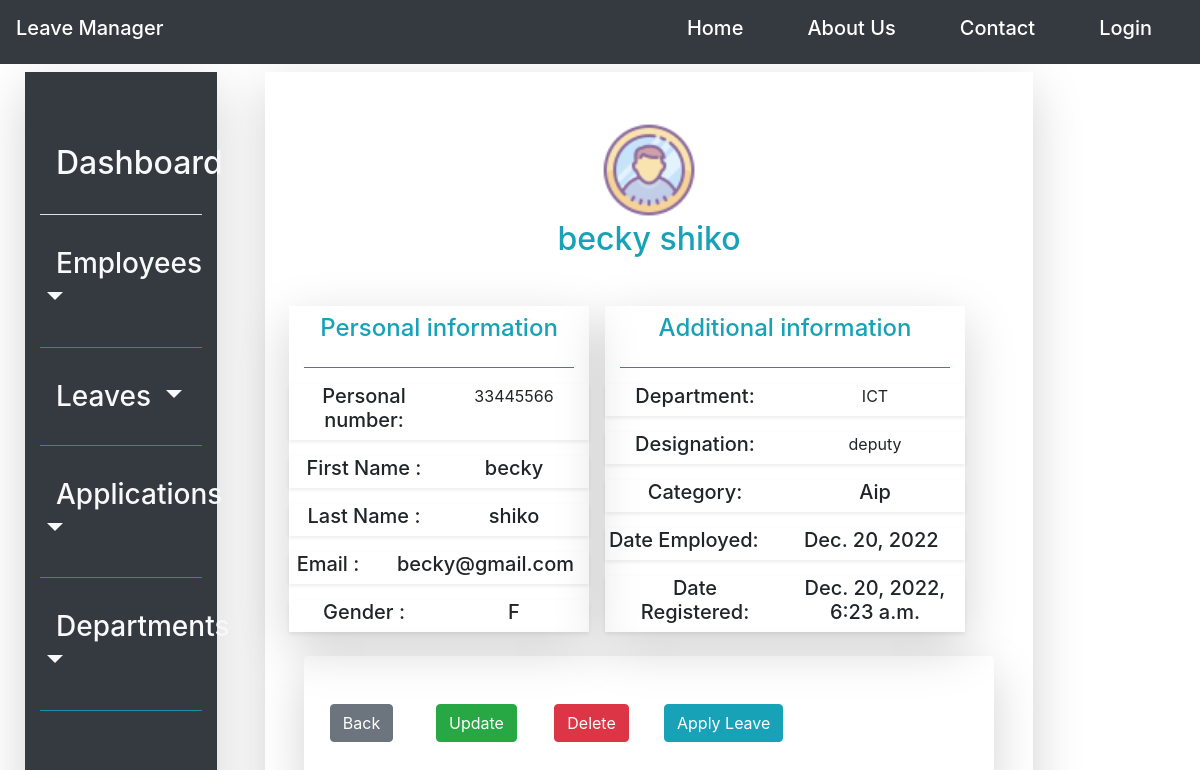
Page /employee/detail/33445566 on the committed database.
### leave_management_app/models.py (models this page shows, shortened)
class Employee(models.Model):
    user = models.ForeignKey(User, null=True, on_delete=models.SET_NULL)
    emp_personal_no = models.CharField(max_length=20, primary_key=True)
    employee_firstname = models.CharField(max_length=20)
    employee_lastname = models.CharField(max_length=20)
    employee_email = models.EmailField()
    employee_department_id = models.ForeignKey(Department, on_delete=models.CASCADE, null=True)
    employee_designation = models.CharField(max_length=6)
    employee_gender = models.CharField(choices=gender, max_length=6)
    employee_category = models.CharField(choices=employee_category_list, max_length=10)
    date_created = models.DateTimeField(default=timezone.now)
    date_employed = models.DateField(default=timezone.now)
    is_active = models.BooleanField(default=True)

class Department(models.Model):
    department_name = models.CharField(max_length=100)
    branch_id = models.ForeignKey(Organisation_branch, on_delete=models.CASCADE)
    def __str__(self):
        return self.department_name

### leave_management_app/views.py (the view)
# urls.py: path('employee/detail/<int:pk>', EmployeeDetailView.as_view(), name='employee_detail'),
class EmployeeDetailView(DetailView):
    model = Employee

### leave_management_app/templates/leave_management_app/employee_detail.html (shortened to what this page needs)
{%extends 'leave_management_app/base.html'%}
{%load static%}
{%block content%}
<div class="row p-4" style="height: 95vh; width: 100%; background-color: white; background-attachment: fixed;">
    {%block navbar%}
        {%include 'navigation/sidenav.html'%}
    {%endblock navbar%}
  <div class="col-lg-8 mt-3 ml-5 shadow-lg">
    <div class="py-5 text-center user-profile-image">
        <img src="{%static 'icons/user_icon.png'%}" alt="image"> <br>
        <label class="h2 text-info">{{object.employee_firstname}}  {{object.employee_lastname}} </label>
        <div class="row mt-3 p-4" >
            <div class="col-md-5 shadow-lg">
                <label class="text-center text-info h4 mt-2">Personal information</label>
                <hr class="bg-info">
                <div class="row mt-3 shadow-sm">
                    <div class="col h5">Personal number:</div>
                    <div class="col">{{object.emp_personal_no}}</div>
                </div>
                <div class="row mt-3 pl-0 shadow-sm">
                    <div class="col h5">First Name  :</div>
                    <div class="col h5">{{object.employee_firstname}}</div>
                </div>
                <div class="row mt-3 shadow-sm">
                    <div class="col h5">Last Name   :</div>
                    <div class="col h5">{{object.employee_lastname}}</div>
                </div>
                <div class="row mt-3 shadow-sm">
                    <div class="col h5 pl-0">Email   :</div>
                    <div class="col h5">{{object.employee_email}}</div>
                </div>
                <div class="row mt-3 shadow-sm">
                    <div class="col h5">Gender      :</div>
                    <div class="col h5">{{object.employee_gender}}</div>
                </div>
            </div>
            <div class="col-md-6 shadow-lg ml-3">
                <label class="text-center text-info h4 mt-2">Additional information</label>
                <hr class="bg-info">
                <div class="row mt-3 shadow-sm">
                    <div class="col h5 align-left">Department:</div>
                    <div class="col">{{object.employee_department_id}}</div>
                </div>
                <div class="row mt-3 pl-0 shadow-sm">
                    <div class="col h5">Designation:</div>
                    <div class="col">{{object.employee_designation}}</div>
                </div>
                <div class="row mt-3 shadow-sm">
                    <div class="col h5">Category:</div>
                    <div class="col h5">{{object.employee_category}}</div>
                </div>
                <div class="row mt-3 shadow-sm">
                    <div class="col h5 pl-0">Date Employed:</div>
                    <div class="col h5">{{object.date_employed}}</div>
                </div>
                <div class="row mt-3 shadow-sm">
                    <div class="col h5">Date Registered:</div>
                    <div class="col h5">{{object.date_created}}</div>
                </div>
            </div>
        </div>
        <div class="row py-5 ml-4 mr-4 shadow-lg rounded">
            <div class="col-2"><a href="{%url 'employee_list'%}" class="btn btn-secondary"> Back</a></div>
            <div class="col-2"><a href="{%url 'employee_update' object.emp_personal_no%}" class="btn btn-success"> Update</a></div>
            <div class="col-2"><a href="#" class="btn btn-danger"> Delete</a></div>
            <div class="col-2"><a href="{%url 'leave_status' object.emp_personal_no%}" class="btn btn-info"> Apply Leave</a></div>
        </div>
    </div>
  </div>
</div>
{%endblock content%}

### rows in the picture
Employee: employee_firstname "becky", employee_lastname "shiko", emp_personal_no "33445566", employee_email "becky@gmail.com", employee_gender "F", employee_department_id "ICT", employee_designation "deputy", employee_category "Aip", date_employed "Dec. 20, 2022", date_created "Dec. 20, 2022, 6:23 a.m."
